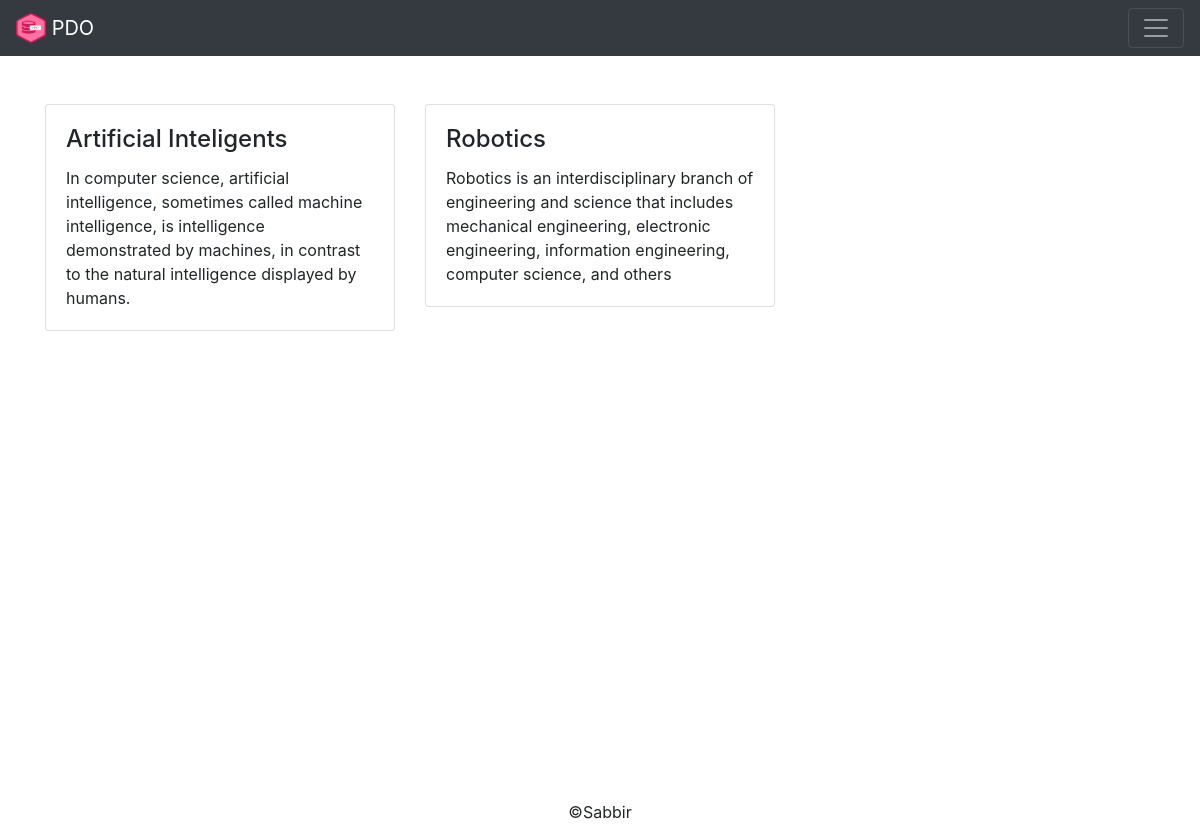
The page / on the database its author committed.
### tables this page shows
CREATE TABLE `posts` (
  `id` bigint(20) NOT NULL,
  `title` varchar(255) NOT NULL,
  `category_id` int(11) NOT NULL,
  `author_id` int(11) NOT NULL,
  `content` text NOT NULL
);

### index.php (called while the page is built)
<?php
  require_once ('bootstrap.php');
  require ('inc/_head.php');
  require ('inc/_header.php');
  require ('inc/_main.php');
  require ('inc/_footer.php');
  require ('inc/_scripts.php');

### lib/database.php (called while the page is built, shortened)
<?php
class Database{
    private $servername = DB_HOST;
    private $user = DB_USER;
    private $pass = DB_PASSWORD;
    private $dbname = DB_NAME;
    private $handler;
    private $stmt;
    public function __construct(){
        $conn = 'mysql:host='.$this->servername.';dbname='.$this->dbname;
        $option = [
            PDO::ATTR_PERSISTENT => true,
            PDO::ATTR_ERRMODE => PDO::ERRMODE_EXCEPTION
        ];
        try {
            $this->handler = new PDO($conn,$this->user,$this->pass,$option);
        } catch (PDOException $e) {
            $this->errormsg = $e->getMessage();
            echo $this->errormsg;
        }
    }
    public function query($sql){
        $this->stmt = $this->handler->prepare($sql);
    }
    public function bind($param,$value,$type=null){
        if (is_null($type)) {
            switch (true) {
                case is_int($value):
                    $type = PDO::PARAM_INT;
                    break;
            }
        }
        $this->stmt->bindValue($param,$value,$type);
    }
    public function execute(){
        return $this->stmt->execute();
    }
    public function resultSet(){
        $this->execute();
        return $this->stmt->fetchAll(PDO::FETCH_OBJ);
    }
}
?>

### bootstrap.php (called while the page is built, shortened)
<?php
require_once ('lib/database.php');
require_once ('models/Post.php');
$posts = new Post();
$author_id = 89;
$results = $posts->getItems($author_id);
?>

### models/Post.php (called while the page is built)
<?php
class Post{
    private $db;
    public function __construct(){
        $this->db = new Database();
    }
     public function getItems($author_id){
          $this->db->query('SELECT * FROM posts');
         $this->db->query('SELECT * FROM posts WHERE author_id = :author_id');
         $this->db->bind(':author_id',$author_id);
         $results = $this->db->resultSet();
         return $results;
     }
}
?>

### inc/_main.php (the view)
<main class="min-100 container py-5">
    <div class="row">
    <?php foreach ($results as $result) {?>
        <div class="col-lg-4">
            <div class="card">
            <div class="card-body">
                <h4 class="card-title"><?php echo $result->title;?></h4>
                <p class="card-text"><?php echo $result->content;?></p>
            </div>
            </div>
        </div>
    <?php } ?>
    </div>
</main>

### inc/_head.php (shortened to what this page needs)
<!doctype html>
<html lang="en">
  <head>
    <link rel="stylesheet" href="https://stackpath.bootstrapcdn.com/bootstrap/4.3.1/css/bootstrap.min.css">
    <link rel="stylesheet" href="css/style.css">
  </head>
  <body>

### inc/_header.php (shortened to what this page needs)
<header>
      <nav class="navbar navbar-dark bg-dark">
        <a class="navbar-brand" href="index.php">
          <img src="img/pdo.png" width="30" height="30" class="d-inline-block align-top" alt="">
          PDO
        </a>
        <button class="navbar-toggler" type="button" data-toggle="collapse" data-target="#navbarText" aria-controls="navbarText" aria-expanded="false" aria-label="Toggle navigation">
          <span class="navbar-toggler-icon"></span>
        </button>
      </nav>
    </header>

### inc/_footer.php (shortened to what this page needs)
<footer class="footer text-center">
  <p>&copy;Sabbir</p>
</footer>

### inc/_scripts.php (shortened to what this page needs)
  </body>
</html>

### css/style.css (style rules this page uses)
.min-100 { min-height: calc(100vh - 56px);; }
.footer { position: static; bottom: 0; }

### rows shown on the page
posts: title "Artificial Inteligents", content "In computer science, artificial intelligence, sometimes called machine intelligence, is intelligence demonstrated by machines, in contrast to the natural intelligence displayed by humans."
posts: title "Robotics", content "Robotics is an interdisciplinary branch of engineering and science that includes mechanical engineering, electronic engineering, information engineering, computer science, and others"
